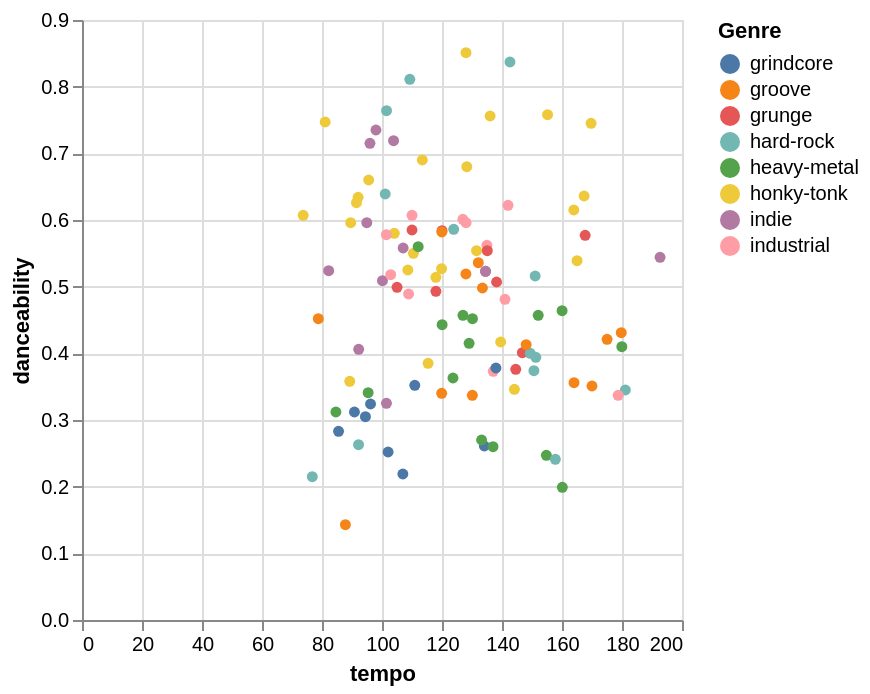

Notebook source saved alongside this figure:
### Code cell
# altair scatter plot with top 50 artists within 8 genres filtered in legend (some may be removed)
# danceability vs tempo

top_artists = (
    spotify_df['artists']
    .value_counts()
    .nlargest(50)
    .index
)


df_artists = spotify_df[
    spotify_df['artists'].isin(top_artists)
]


top_genres = (
    df_artists['track_genre']
    .value_counts()
    .nlargest(8)
    .index
)


df_filtered = df_artists[
    df_artists['track_genre'].isin(top_genres)
]


artists_list = sorted(df_filtered['artists'].dropna().unique().tolist())


input_dropdown = alt.binding_select(
    options=[None] + artists_list,
    labels=['All'] + artists_list,
    name='Artist: '
)


selection = alt.selection_point(
    fields=['artists'],
    bind=input_dropdown,
    empty='all'
)


scatter_plot = alt.Chart(df_filtered).mark_circle().encode(
    x='tempo:Q',
    y='danceability:Q',
    tooltip=['artists:N', 'tempo:Q', 'danceability:Q'],
    color=alt.condition(
        selection,
        alt.Color('track_genre:N', title='Genre'),
        alt.value('lightgrey')
    ),
    opacity=alt.condition(selection, alt.value(1), alt.value(0.1))
).add_params(
    selection
)

scatter_plot
